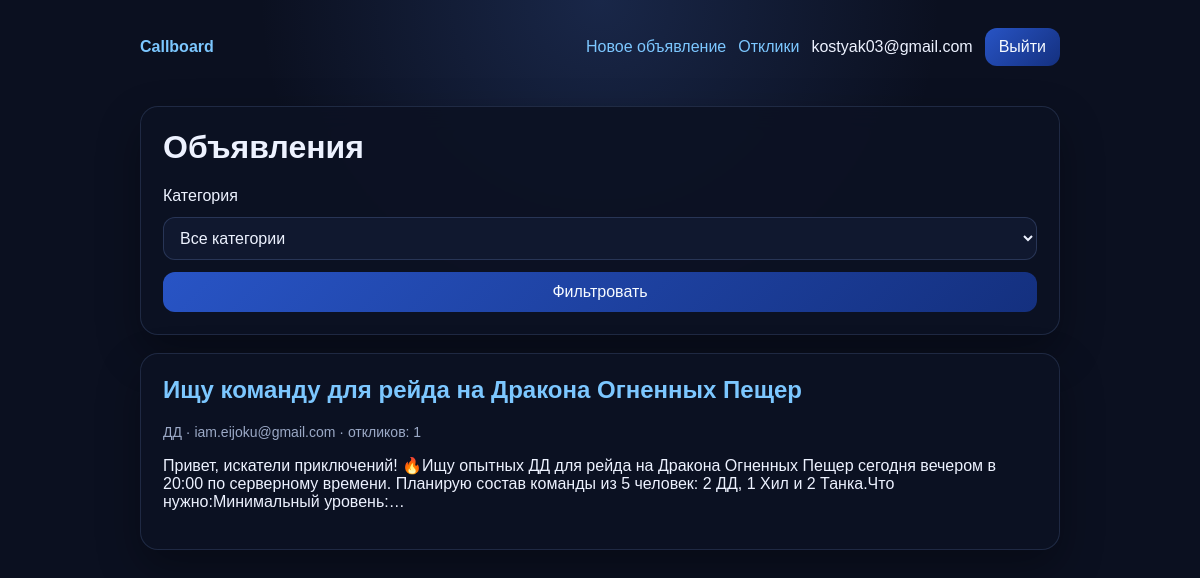
Screenshot of / (signed in) with the database file from the repository.
### board/models.py (models this page shows, shortened)
class Advertisement(models.Model):
    author = models.ForeignKey(
        settings.AUTH_USER_MODEL,
        on_delete=models.CASCADE,
        related_name="advertisements",
        verbose_name="Автор",
    )
    category = models.CharField(
        max_length=32,
        choices=AdvertisementCategory.choices,
        verbose_name="Категория",
    )
    title = models.CharField(max_length=200, verbose_name="Заголовок")
    content = CKEditor5Field(
        config_name="extends",
        verbose_name="Текст объявления",
        help_text="Используйте визуальный редактор для текста, изображений и встраиваемого медиа.",
    )
    created_at = models.DateTimeField(auto_now_add=True, verbose_name="Создано")
    updated_at = models.DateTimeField(auto_now=True, verbose_name="Обновлено")
    class Meta:
        ordering = ("-created_at",)
        verbose_name = "Объявление"
        verbose_name_plural = "Объявления"
    def get_absolute_url(self):
        return reverse("board:advertisement_detail", kwargs={"pk": self.pk})

### board/views.py (the view)
# urls.py: path("", AdvertisementListView.as_view(), name="advertisement_list"),
class AdvertisementListView(ListView):
    model = Advertisement
    template_name = "board/advertisement_list.html"
    context_object_name = "advertisements"
    paginate_by = 10
    def get_queryset(self):
        queryset = Advertisement.objects.select_related("author").annotate(response_count=Count("responses"))
        category = self.request.GET.get("category")
        if category:
            queryset = queryset.filter(category=category)
        return queryset.order_by("-created_at")
    def get_context_data(self, **kwargs):
        context = super().get_context_data(**kwargs)
        context["categories"] = AdvertisementCategory.choices
        context["selected_category"] = self.request.GET.get("category", "")
        return context

### board/templates/board/advertisement_list.html (shortened to what this page needs)
{% extends 'board/base.html' %}
{% block content %}
<div class="card">
    <h1>Объявления</h1>
    <form method="get">
        <label for="category">Категория</label>
        <select name="category" id="category">
            <option value="">Все категории</option>
        </select>
        <button type="submit">Фильтровать</button>
    </form>
</div>
{% for advertisement in advertisements %}
    <article class="card">
        <h2><a href="{{ advertisement.get_absolute_url }}">{{ advertisement.title }}</a></h2>
        <p class="meta">{{ advertisement.get_category_display }} · {{ advertisement.author.email }} · откликов: {{ advertisement.response_count }}</p>
        <p>{{ advertisement.content|striptags|truncatechars:220 }}</p>
    </article>
{% empty %}
    <div class="card">Объявлений пока нет.</div>
{% endfor %}
{% endblock %}

### board/templates/board/base.html (shortened to what this page needs)
<!DOCTYPE html>
<html lang="ru">
<head>
</head>
<body>
<header>
    <div>
        <a href="{% url 'board:advertisement_list' %}"><strong>Callboard</strong></a>
    </div>
    <nav>
        {% if user.is_authenticated %}
            <a href="{% url 'board:advertisement_create' %}">Новое объявление</a>
            <a href="{% url 'board:response_list' %}">Отклики</a>
            <span>{{ user.email }}</span>
            <form method="post" action="{% url 'board:logout' %}" class="inline-form">
                <button type="submit">Выйти</button>
            </form>
        {% else %}
            <a href="{% url 'board:signup' %}">Регистрация</a>
            <a href="{% url 'board:login' %}">Вход</a>
        {% endif %}
    </nav>
</header>
<main>
    {% block content %}{% endblock %}
</main>
</body>
</html>

### board/templates/board/base.html (style rules this page uses)
:root { color-scheme: dark; --bg: #0b1020; --bg-accent: radial-gradient(circle at top, rgba(61, 98, 177, 0.28), transparent 34%), #0b1020; --panel: rgba(12, 18, 35, 0.92); --panel-border: rgba(125, 154, 216, 0.18); --text: #edf2ff; --muted: #9ba9c6; --link: #7cc7ff; --link-hover: #b0e3ff; --button: linear-gradient(135deg, #2854c5, #14307f); --button-hover: linear-gradient(135deg, #3565df, #1d42a6); --field: rgba(17, 26, 49, 0.95); --field-border: rgba(122, 155, 223, 0.22); --message: rgba(39, 74, 151, 0.38); --shadow: 0 18px 44px rgba(0, 0, 0, 0.32); }
* { box-sizing: border-box; }
body { font-family: sans-serif; margin: 0; min-height: 100vh; background: var(--bg-accent); color: var(--text); }
header, main { max-width: 960px; margin: 0 auto; padding: 20px; }
header { display: flex; justify-content: space-between; align-items: center; gap: 16px; padding-top: 28px; }
nav { display: flex; gap: 12px; flex-wrap: wrap; align-items: center; }
a { color: var(--link); text-decoration: none; }
.card { background: var(--panel); border: 1px solid var(--panel-border); border-radius: 18px; padding: 22px; margin-bottom: 18px; box-shadow: var(--shadow); backdrop-filter: blur(12px); }
form { display: grid; gap: 12px; }
input, textarea, select, button { font: inherit; padding: 11px 12px; border-radius: 12px; border: 1px solid var(--field-border); }
input, textarea, select { background: var(--field); color: var(--text); }
button { cursor: pointer; color: #f7fbff; border: none; background: var(--button); transition: transform .16s ease, opacity .16s ease, background .16s ease; }
.meta { color: var(--muted); font-size: 14px; }
.inline-form { display: inline; }
.inline-form button { padding: 10px 14px; }
h1, h2, h3 { margin-top: 0; }
option { background: #10182f; color: var(--text); }

### rows the page displays
Advertisement: title "Ищу команду для рейда на Дракона Огненных Пещер", category "ДД", author.email "iam.eijoku@gmail.com", response_count "1", content "Привет, искатели приключений! 🔥Ищу опытных ДД для рейда на Дракона Огненных Пещер сегодня вечером в 20:00 по серверному времени. Планирую состав команды из 5 человек: 2 ДД, 1 Хил и 2 Танка.Что нужно:Минимальный уровень:…"

### other values shown
{{ user.email }} "kostyak03@gmail.com"
